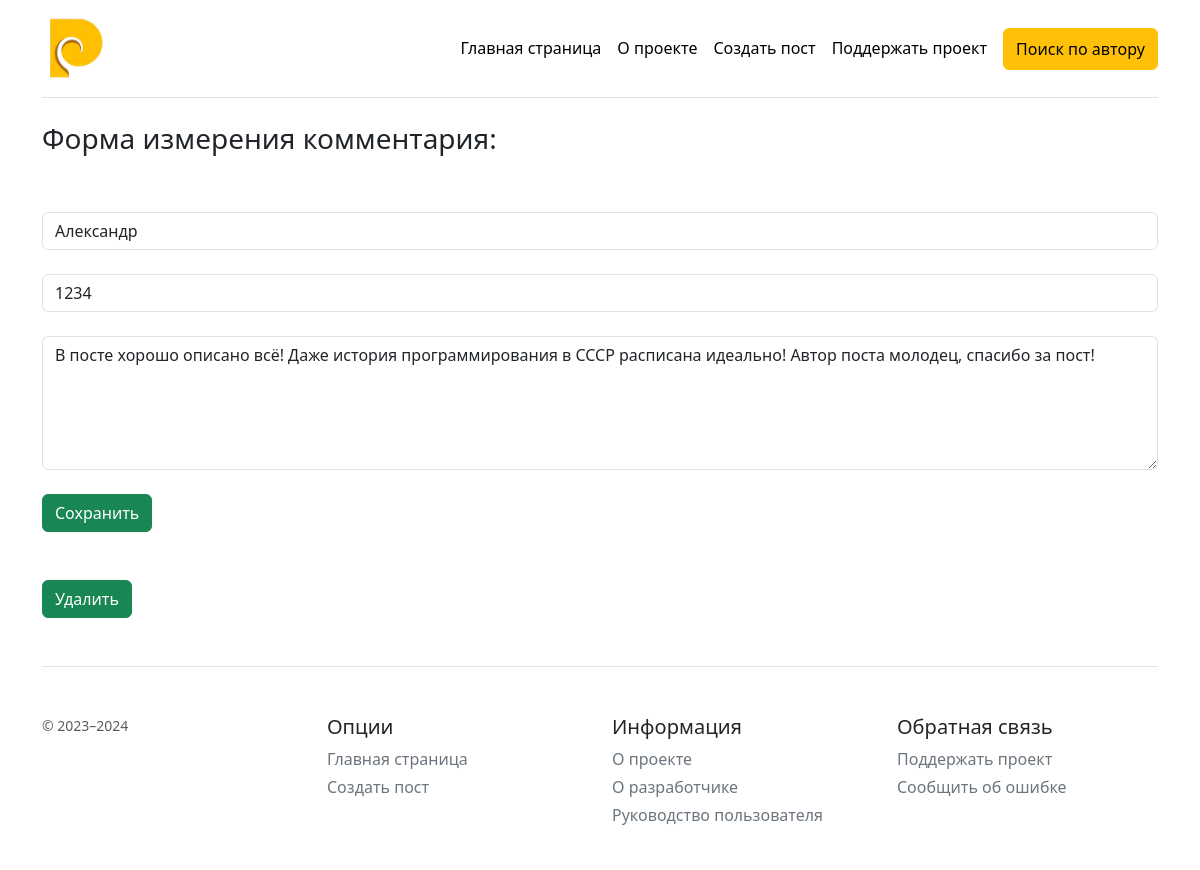
Page /comments/3/1234/cedit on the committed database.
### app.py (models this page shows, shortened)
class Comments(db.Model):
    id: Mapped[int] = mapped_column(Integer, primary_key=True)
    name: Mapped[str] = mapped_column(String, nullable=False)
    text: Mapped[str] = mapped_column(Text, nullable=False)
    pid: Mapped[int] = mapped_column(Integer, nullable=False)
    key: Mapped[str] = mapped_column(String)

### app.py (the view)
@app.route('/comments/<int:id>/<string:key>/cedit', methods=['POST', 'GET'])
def comments(id, key):
    comment = Comments.query.get_or_404(id)
    if comment.key == key:
        if request.method == 'POST':
            comment.name = request.form['name']
            comment.key = request.form['key']
            comment.text = request.form['text']
            try:
                db.session.commit()
                return redirect(f'/posts/{comment.pid}')
            except:
                return render_template('error.html')
        else:
            post = db.session.get(Post, comment.pid)
            return render_template('comment-edit.html', post=post, com=comment)
    else:
        return render_template('error-key.html')

### templates/comment-edit.html (shortened to what this page needs)
{% extends 'base.html' %}
{% block body %}
    <b><h3 class="text-start">Форма измерения комментария:</h3></b>
    <br>
    <br>
    <form method="post">
        <input value="{{ com.name }}" placeholder="Автор" type="text" class="form-control" name="name" id="name">
        <br>
        <input value="{{ com.key }}" placeholder="Ключ редактирования" type="text" class="form-control" name="key" id="key">
        <br>
        <textarea placeholder="Комментарий" rows="5" class="form-control" name="text" id="text">{{ com.text }}</textarea>
        <br>
        <button class="btn btn-success" type="submit">Сохранить</button>
        <br>
    </form>
    <br>
    <br>
    <a class="btn btn-success" href="/comments/{{ com.id }}/{{ com.key }}/del">Удалить</a>
{% endblock %}

### rows in the picture
Comments: name "Александр", key "1234", text "В посте хорошо описано всё! Даже история программирования в СССР расписана идеально! Автор поста молодец, спасибо за пост!"
